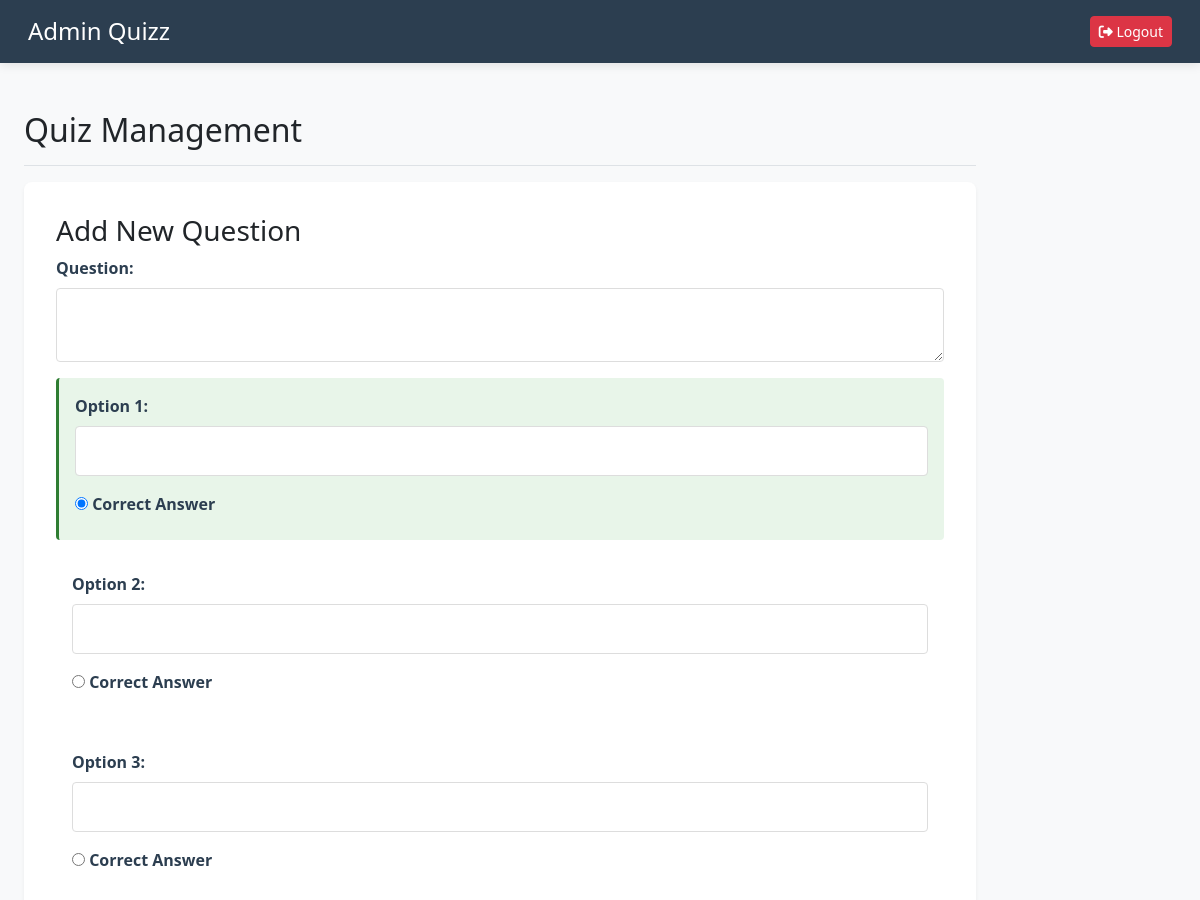
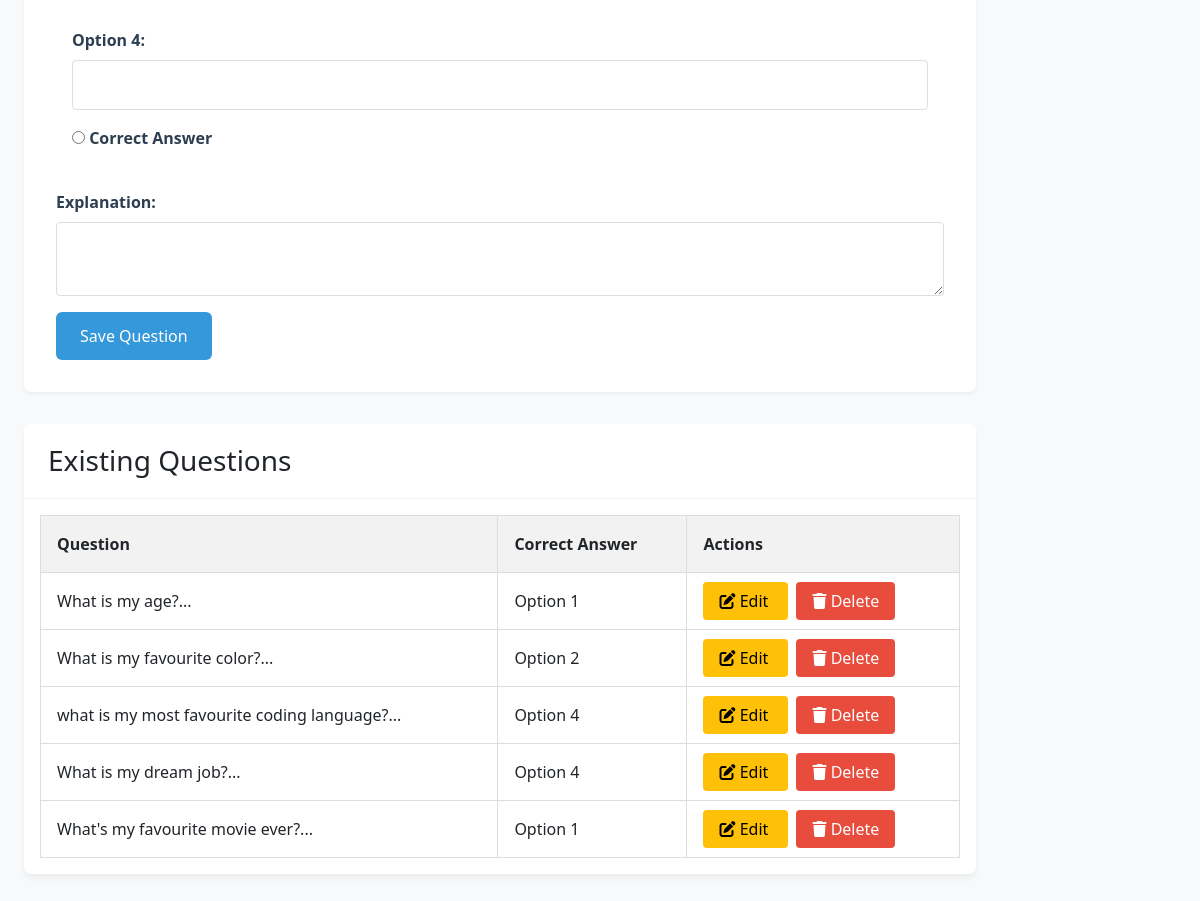
Screenshot of /Quizz/adminquiz.php (signed in) with the database file from the repository (2 pictures, top to bottom).
### tables this page shows
CREATE TABLE `quiz_questions` (
  `id` int NOT NULL,
  `question` text NOT NULL,
  `option1` varchar(255) NOT NULL,
  `option2` varchar(255) NOT NULL,
  `option3` varchar(255) NOT NULL,
  `option4` varchar(255) NOT NULL,
  `correct_option` int NOT NULL,
  `explanation` text NOT NULL
);

### Quizz/adminquiz.php (the view, shortened to what this page needs)
<?php
require_once 'config/db.php';
$question_data = [
    'id' => '',
    'question' => '',
    'option1' => '',
    'option2' => '',
    'option3' => '',
    'option4' => '',
    'correct_option' => 1,
    'explanation' => ''
];
$questions = $pdo->query("SELECT * FROM quiz_questions ORDER BY id DESC")->fetchAll();
?>
<!DOCTYPE html>
<html lang="en">
<head>
    <link href="https://cdn.jsdelivr.net/npm/bootstrap@5.3.0/dist/css/bootstrap.min.css" rel="stylesheet">
    <link rel="stylesheet" href="https://cdnjs.cloudflare.com/ajax/libs/font-awesome/6.4.0/css/all.min.css">
</head>
<body>
    <header class="admin-header">
        <div class="container-fluid d-flex justify-content-between align-items-center">
            <h4 class="mb-0">Admin Quizz</h4>
            <div>
                <a href="login.php" class="btn btn-sm btn-danger">
                    <i class="fas fa-sign-out-alt"></i> Logout
                </a>
            </div>
        </div>
    </header>
    <div class="container-fluid">
        <div class="row">
            <main role="main" class="col-md-9 ml-sm-auto col-lg-10 px-4 main-content">
                <div class="d-flex justify-content-between flex-wrap flex-md-nowrap align-items-center pt-3 pb-2 mb-3 border-bottom">
                    <h1 class="h2">Quiz Management</h1>
                </div>
                <div class="quiz-form">
                    <h3><?= isset($_GET['edit']) ? 'Edit' : 'Add New' ?> Question</h3>
                    <form method="POST">
                        <div class="mb-3">
                            <label for="question" class="form-label">Question:</label>
                            <textarea id="question" name="question" class="form-control" required><?= htmlspecialchars($question_data['question']) ?></textarea>
                        </div>
                        <?php for ($i = 1; $i <= 4; $i++): ?>
                        <div class="option-group <?= ($question_data['correct_option'] == $i) ? 'correct' : '' ?>">
                            <label for="option<?= $i ?>" class="form-label">Option <?= $i ?>:</label>
                            <input type="text" id="option<?= $i ?>" name="option<?= $i ?>"
                                   class="form-control" required
                                   value="<?= htmlspecialchars($question_data['option'.$i]) ?>">
                            <div class="mt-2">
                                <input type="radio" name="correct_option"
                                       value="<?= $i ?>" id="correct<?= $i ?>"
                                       <?= ($question_data['correct_option'] == $i) ? 'checked' : '' ?> required>
                                <label for="correct<?= $i ?>">Correct Answer</label>
                            </div>
                        </div>
                        <?php endfor; ?>
                        <div class="mb-3">
                            <label for="explanation" class="form-label">Explanation:</label>
                            <textarea id="explanation" name="explanation" class="form-control" required><?= htmlspecialchars($question_data['explanation']) ?></textarea>
                        </div>
                        <button type="submit" name="<?= isset($_GET['edit']) ? 'update_question' : 'add_question' ?>"
                                class="btn btn-primary">
                            <?= isset($_GET['edit']) ? 'Update' : 'Save' ?> Question
                        </button>
                    </form>
                </div>
                <div class="card">
                    <div class="card-header">
                        <h3 class="mb-0">Existing Questions</h3>
                    </div>
                    <div class="card-body">
                        <?php if (count($questions) > 0): ?>
                            <div class="table-responsive">
                                <table class="questions-table">
                                    <thead>
                                        <tr>
                                            <th>Question</th>
                                            <th>Correct Answer</th>
                                            <th>Actions</th>
                                        </tr>
                                    </thead>
                                    <tbody>
                                        <?php foreach ($questions as $q): ?>
                                        <tr>
                                            <td><?= htmlspecialchars(substr($q['question'], 0, 50)) ?>...</td>
                                            <td>Option <?= $q['correct_option'] ?></td>
                                            <td>
                                                <a href="adminquiz.php?edit=<?= $q['id'] ?>" class="btn-edit">
                                                    <i class="fas fa-edit"></i> Edit
                                                </a>
                                                <a href="adminquiz.php?delete=<?= $q['id'] ?>"
                                                   class="btn-delete"
                                                   onclick="return confirm('Are you sure you want to delete this question?');">
                                                   <i class="fas fa-trash"></i> Delete
                                                </a>
                                            </td>
                                        </tr>
                                        <?php endforeach; ?>
                                    </tbody>
                                </table>
                            </div>
                        <?php else: ?>
                            <p class="text-muted">No questions found. Add your first question above.</p>
                        <?php endif; ?>
                    </div>
                </div>
            </main>
        </div>
    </div>
</body>
</html>

### Quizz/adminquiz.php (style rules this page uses)
:root { --primary-color: #2c3e50; --secondary-color: #34495e; --accent-color: #3498db; --danger-color: #e74c3c; --light-color: #ecf0f1; }
body { font-family: 'Segoe UI', Tahoma, Geneva, Verdana, sans-serif; background-color: #f8f9fa; }
.admin-header { background: var(--primary-color); color: white; padding: 1rem; box-shadow: 0 2px 10px rgba(0, 0, 0, 0.1); }
.main-content { padding: 2rem; }
.card { border: none; border-radius: 8px; box-shadow: 0 4px 6px rgba(0, 0, 0, 0.05); margin-bottom: 2rem; }
.card-header { background: white; border-bottom: 1px solid rgba(0, 0, 0, 0.05); font-weight: 600; padding: 1.25rem 1.5rem; }
.quiz-form { background: white; padding: 2rem; border-radius: 8px; box-shadow: 0 2px 4px rgba(0, 0, 0, 0.05); margin-bottom: 2rem; }
.quiz-form label { font-weight: 600; color: var(--primary-color); margin-bottom: 0.5rem; }
.quiz-form textarea, .quiz-form input[type="text"] { width: 100%; padding: 0.75rem; border: 1px solid #ddd; border-radius: 4px; margin-bottom: 1rem; }
.quiz-form .option-group { padding: 1rem; margin-bottom: 1rem; border-radius: 4px; transition: all 0.3s; }
.quiz-form .option-group.correct { background-color: #e8f5e9; border-left: 3px solid #2e7d32; }
.quiz-form .btn-primary { background-color: var(--accent-color); border: none; padding: 0.75rem 1.5rem; }
.questions-table { width: 100%; border-collapse: collapse; }
.questions-table th, .questions-table td { padding: 1rem; border: 1px solid #ddd; text-align: left; }
.questions-table th { background-color: #f2f2f2; font-weight: 600; }
.btn-edit { background-color: #ffc107; color: black; padding: 0.5rem 1rem; border-radius: 4px; text-decoration: none; }
.btn-delete { background-color: var(--danger-color); color: white; padding: 0.5rem 1rem; border-radius: 4px; text-decoration: none; margin-left: 0.5rem; }

### rows the page displays
quiz_questions: question "What is my age?", correct_option "1"
quiz_questions: question "What is my favourite color?", correct_option "2"
quiz_questions: question "what is my most favourite coding language?", correct_option "4"
quiz_questions: question "What is my dream job?", correct_option "4"
quiz_questions: question "What's my favourite movie ever?", correct_option "1"
